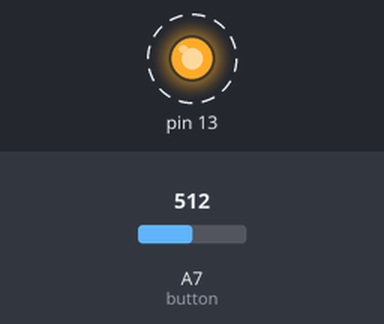
The sketch below on a simulated Arduino Nano, built with avr-gcc and run on an emulated ATmega328P. Parts: output pins drawn as LEDs (lit = HIGH). Dashed ring = blinking. The test bench sets the inputs (shaded band); at power-on: A7 (button) = 512. What the sketch prints to the serial monitor is not drawn.

Above: at 0.5 s.
Timing chart, 0 to 4.6 s (numbered marks = the images above):
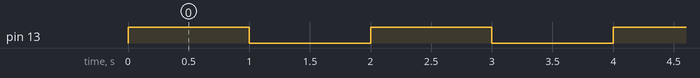

The sketch:

LIGHT_SENSOR.ino
```cpp
#define MR A0
#define RR A1
#define ML A2
#define MM A3
#define LL A4
int sensorValue;

void setup() {
  Serial.begin(9600); // 初始化串口通信
  pinMode(13,1);
}

void loop() {
  //sensorValue = analogRead(A6); // light_sensor
  sensorValue = analogRead(A7);//button
  digitalWrite(13,255);
  //sensorValue = analogRead(MR);
  //sensorValue = analogRead(RR);
  //sensorValue = analogRead(ML);
  //sensorValue = analogRead(MM);
  //sensorValue = analogRead(LL);
  Serial.println(sensorValue); // 将读取的数值发送到串口监视器
  delay(1000); // 等待一段时间再继续下一次读取
  digitalWrite(13,0);
  delay(1000);
}
```

Measured:
- by itself, pin 13: alternates HIGH for 1.0 s and LOW for 1.0 s
